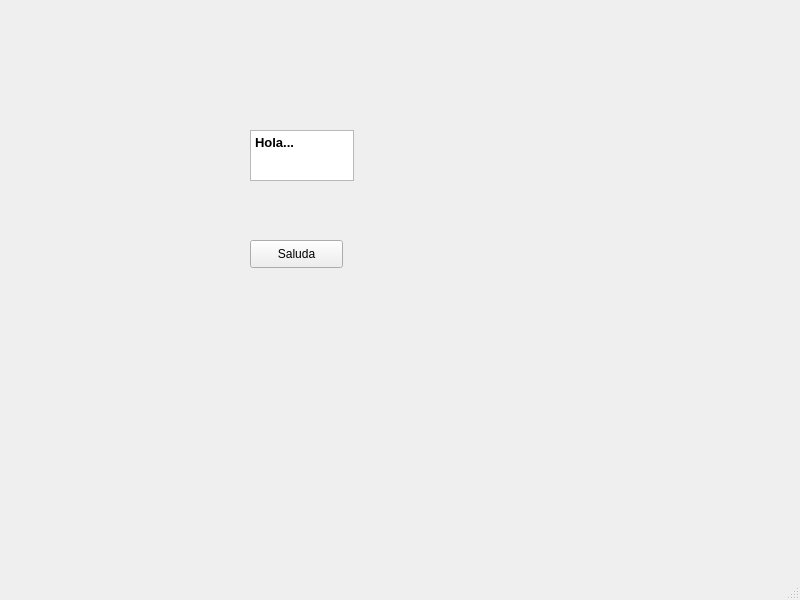
<?xml version="1.0" encoding="UTF-8"?>
<ui version="4.0">
 <class>MainWindow</class>
 <widget class="QMainWindow" name="MainWindow">
  <property name="geometry">
   <rect>
    <x>0</x>
    <y>0</y>
    <width>800</width>
    <height>600</height>
   </rect>
  </property>
  <property name="windowTitle">
   <string>MainWindow</string>
  </property>
  <widget class="QWidget" name="centralwidget">
   <widget class="QTextEdit" name="textEdit">
    <property name="geometry">
     <rect>
      <x>250</x>
      <y>130</y>
      <width>104</width>
      <height>51</height>
     </rect>
    </property>
    <property name="html">
     <string>&lt;!DOCTYPE HTML PUBLIC &quot;-//W3C//DTD HTML 4.0//EN&quot; &quot;http://www.w3.org/TR/REC-html40/strict.dtd&quot;&gt;
&lt;html&gt;&lt;head&gt;&lt;meta name=&quot;qrichtext&quot; content=&quot;1&quot; /&gt;&lt;style type=&quot;text/css&quot;&gt;
p, li { white-space: pre-wrap; }
&lt;/style&gt;&lt;/head&gt;&lt;body style=&quot; font-family:'MS Shell Dlg 2'; font-size:7.8pt; font-weight:400; font-style:normal;&quot;&gt;
&lt;p style=&quot; margin-top:0px; margin-bottom:0px; margin-left:0px; margin-right:0px; -qt-block-indent:0; text-indent:0px;&quot;&gt;&lt;span style=&quot; font-size:10pt; font-weight:600;&quot;&gt;Hola...&lt;/span&gt;&lt;/p&gt;&lt;/body&gt;&lt;/html&gt;</string>
    </property>
   </widget>
   <widget class="QPushButton" name="pushButton">
    <property name="geometry">
     <rect>
      <x>250</x>
      <y>240</y>
      <width>93</width>
      <height>28</height>
     </rect>
    </property>
    <property name="text">
     <string>Saluda</string>
    </property>
   </widget>
  </widget>
  <widget class="QMenuBar" name="menubar">
   <property name="geometry">
    <rect>
     <x>0</x>
     <y>0</y>
     <width>800</width>
     <height>26</height>
    </rect>
   </property>
  </widget>
  <widget class="QStatusBar" name="statusbar"/>
 </widget>
 <resources/>
 <connections/>
</ui>
